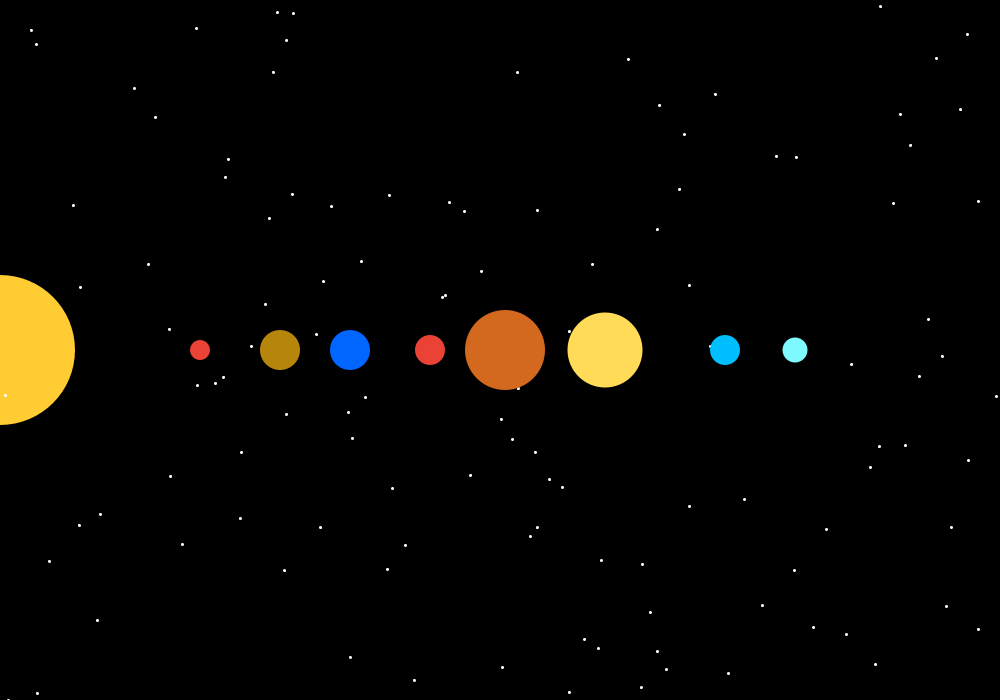
Frame 1 (no input)
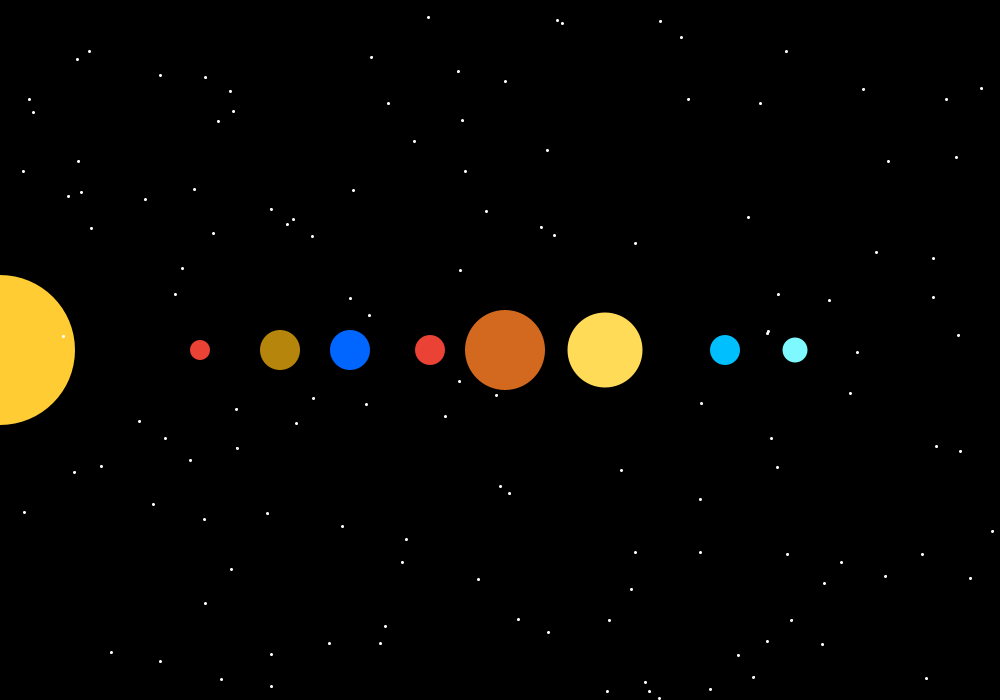
Frame 60 (the mouse pressed at the canvas centre just before this capture)
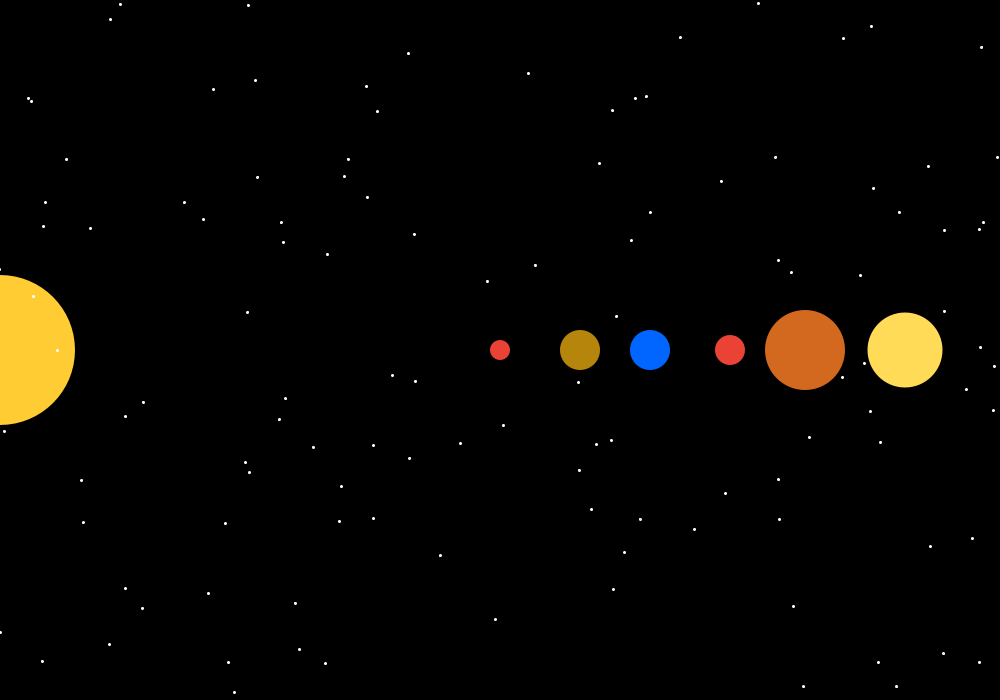
Frame 120 (the mouse held since frame 60 and released just before this capture)

The Processing sketch that drew these frames (run headless with seeded random() and noise(); from frame 60 on, the mouse is pressed at the canvas centre):

// Processing sketch: processing_39545
// ── processing_39545.pde

// A slightly more interactive solar system. Hold the mouse button to move the planets 

float mercuryX;
float mercuryY;

void setup() {
  size(1000,700);
  smooth();
  ellipseMode(CENTER);
  frameRate(30);
}

void draw() {
  //draw background and sun
  background(0);
  noStroke();
  fill(255, 204, 51);
  translate(0, height/2);
  ellipse(0,0,150,150);
  
  //draw stars
  stroke(255);
  fill(255);
  for(int i=0; i<500; i++) {
    float starx = random(-width,width);
    float stary = random(-height,height);
    ellipse(starx, stary, 2,2);
  }
  
  //draw Mercury
  noStroke();
  fill(234,66,52);
  
  if (mousePressed) {
    mercuryX = mouseX;
    mercuryY = mouseY - height/2;
  } else {
    mercuryX = 200;
    mercuryY = 0;
  }
  

  ellipse(mercuryX,mercuryY,20,20);
  
  //draw Venus
  fill(181,134,11);
  float venusX = mercuryX + 80;
  float venusY = mercuryY;
  ellipse(venusX,venusY,40,40);
  
  //draw Earth
  fill(0,102,255);
  float earthX = venusX + 70;
  float earthY = venusY;
  ellipse(earthX,earthY,40,40);
  
  //draw Mars
  fill(234,66,52);
  float marsX = earthX + 80;
  float marsY = earthY;
  ellipse(marsX,marsY,30,30);
  
  //draw Jupiter
  fill(210, 105, 30);
  float jupiterX = marsX + 75;
  float jupiterY = marsY;
  ellipse(jupiterX, jupiterY, 80, 80);
  
  //draw Saturn
  fill(255,219,88);
  float saturnX = jupiterX + 100;
  float saturnY = jupiterY;
  ellipse(saturnX, saturnY, 75, 75);
  
  /*noFill();
  stroke(255,219,88);
  arc(saturnX, saturnY, 100, 100, PI, PI/4);
  
  noStroke();*/
  
  //draw Uranus
  fill(0,191,255);
  float uranusX = saturnX + 120;
  float uranusY = saturnY;
  ellipse(uranusX, uranusY, 30,30);
  
  //draw Neptune
  fill(125,249,255);
  float neptuneX = uranusX + 70;
  float neptuneY = uranusY;
  ellipse(neptuneX, neptuneY, 25,25);
  
  
}
